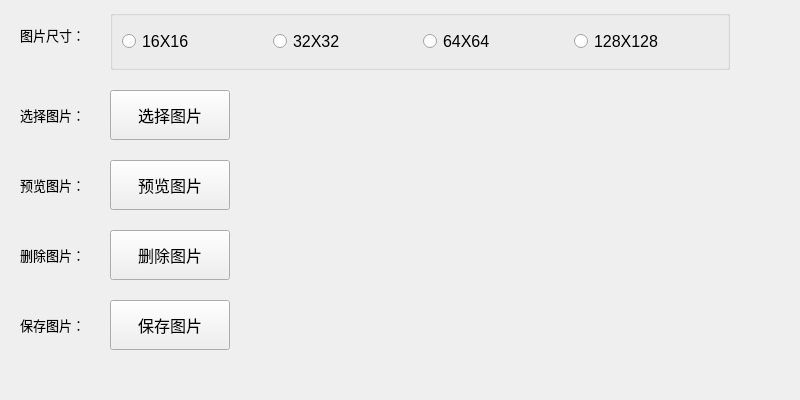
<?xml version="1.0" encoding="UTF-8"?>
<ui version="4.0">
 <class>Widget</class>
 <widget class="QWidget" name="Widget">
  <property name="geometry">
   <rect>
    <x>0</x>
    <y>0</y>
    <width>800</width>
    <height>400</height>
   </rect>
  </property>
  <property name="minimumSize">
   <size>
    <width>800</width>
    <height>400</height>
   </size>
  </property>
  <property name="maximumSize">
   <size>
    <width>800</width>
    <height>400</height>
   </size>
  </property>
  <property name="font">
   <font>
    <pointsize>12</pointsize>
   </font>
  </property>
  <property name="windowTitle">
   <string>Widget</string>
  </property>
  <property name="windowIcon">
   <iconset resource="images.qrc">
    <normaloff>:/images/logo.ico</normaloff>:/images/logo.ico</iconset>
  </property>
  <widget class="QLabel" name="label">
   <property name="geometry">
    <rect>
     <x>20</x>
     <y>20</y>
     <width>90</width>
     <height>30</height>
    </rect>
   </property>
   <property name="font">
    <font>
     <pointsize>10</pointsize>
    </font>
   </property>
   <property name="text">
    <string>图片尺寸：</string>
   </property>
  </widget>
  <widget class="QGroupBox" name="groupBox">
   <property name="geometry">
    <rect>
     <x>110</x>
     <y>10</y>
     <width>620</width>
     <height>60</height>
    </rect>
   </property>
   <property name="title">
    <string/>
   </property>
   <layout class="QHBoxLayout" name="horizontalLayout">
    <item>
     <widget class="QRadioButton" name="radioButton_16">
      <property name="text">
       <string>16X16</string>
      </property>
     </widget>
    </item>
    <item>
     <widget class="QRadioButton" name="radioButton_32">
      <property name="text">
       <string>32X32</string>
      </property>
     </widget>
    </item>
    <item>
     <widget class="QRadioButton" name="radioButton_64">
      <property name="text">
       <string>64X64</string>
      </property>
     </widget>
    </item>
    <item>
     <widget class="QRadioButton" name="radioButton_128">
      <property name="text">
       <string>128X128</string>
      </property>
     </widget>
    </item>
   </layout>
  </widget>
  <widget class="QLabel" name="label_2">
   <property name="geometry">
    <rect>
     <x>20</x>
     <y>100</y>
     <width>90</width>
     <height>30</height>
    </rect>
   </property>
   <property name="font">
    <font>
     <pointsize>10</pointsize>
    </font>
   </property>
   <property name="text">
    <string>选择图片：</string>
   </property>
  </widget>
  <widget class="QLabel" name="label_3">
   <property name="geometry">
    <rect>
     <x>20</x>
     <y>170</y>
     <width>90</width>
     <height>30</height>
    </rect>
   </property>
   <property name="font">
    <font>
     <pointsize>10</pointsize>
    </font>
   </property>
   <property name="text">
    <string>预览图片：</string>
   </property>
  </widget>
  <widget class="QLabel" name="label_4">
   <property name="geometry">
    <rect>
     <x>20</x>
     <y>240</y>
     <width>90</width>
     <height>30</height>
    </rect>
   </property>
   <property name="font">
    <font>
     <pointsize>10</pointsize>
    </font>
   </property>
   <property name="text">
    <string>删除图片：</string>
   </property>
  </widget>
  <widget class="QLabel" name="label_5">
   <property name="geometry">
    <rect>
     <x>20</x>
     <y>310</y>
     <width>90</width>
     <height>30</height>
    </rect>
   </property>
   <property name="font">
    <font>
     <pointsize>10</pointsize>
    </font>
   </property>
   <property name="text">
    <string>保存图片：</string>
   </property>
  </widget>
  <widget class="QPushButton" name="pushButton_select">
   <property name="geometry">
    <rect>
     <x>110</x>
     <y>90</y>
     <width>120</width>
     <height>50</height>
    </rect>
   </property>
   <property name="text">
    <string>选择图片</string>
   </property>
  </widget>
  <widget class="QPushButton" name="pushButton_preview">
   <property name="geometry">
    <rect>
     <x>110</x>
     <y>160</y>
     <width>120</width>
     <height>50</height>
    </rect>
   </property>
   <property name="text">
    <string>预览图片</string>
   </property>
  </widget>
  <widget class="QPushButton" name="pushButton_delete">
   <property name="geometry">
    <rect>
     <x>110</x>
     <y>230</y>
     <width>120</width>
     <height>50</height>
    </rect>
   </property>
   <property name="text">
    <string>删除图片</string>
   </property>
  </widget>
  <widget class="QPushButton" name="pushButton_save">
   <property name="geometry">
    <rect>
     <x>110</x>
     <y>300</y>
     <width>120</width>
     <height>50</height>
    </rect>
   </property>
   <property name="text">
    <string>保存图片</string>
   </property>
  </widget>
  <widget class="QLabel" name="label_picture">
   <property name="geometry">
    <rect>
     <x>520</x>
     <y>120</y>
     <width>200</width>
     <height>200</height>
    </rect>
   </property>
   <property name="text">
    <string/>
   </property>
  </widget>
  <widget class="QLabel" name="label_filemname">
   <property name="geometry">
    <rect>
     <x>250</x>
     <y>100</y>
     <width>121</width>
     <height>31</height>
    </rect>
   </property>
   <property name="text">
    <string/>
   </property>
  </widget>
 </widget>
 <resources>
  <include location="images.qrc"/>
 </resources>
 <connections/>
</ui>
